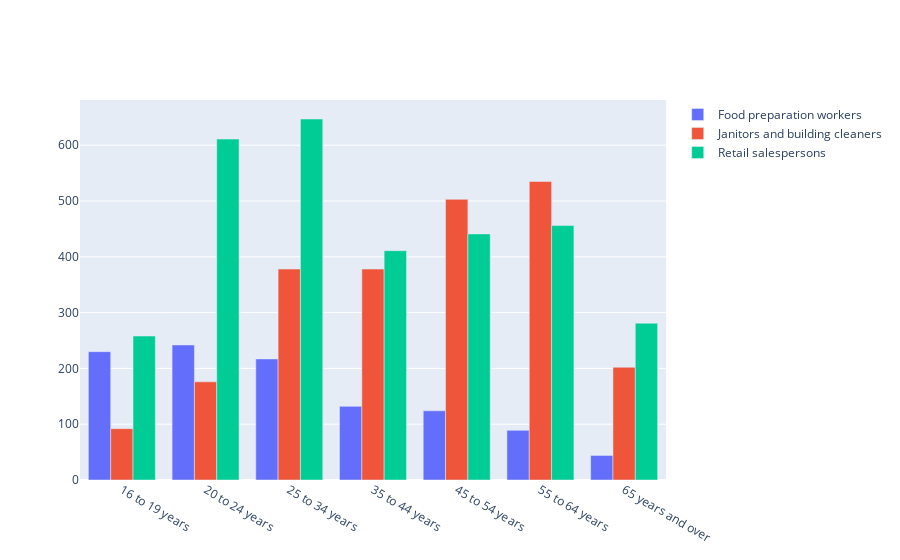

Write notebook code for a chart like this one.
### Code cell
viz_age_bins_list(df_age,['Food preparation workers','Janitors and building cleaners','Retail salespersons'])

### Figure 1 — Plotly figure (JSON) as saved in the notebook; plotly's stock layout.template omitted (floating-point values rounded to 4 significant figures)
{"data": [{"name": "Food preparation workers", "type": "bar", "x": ["16 to 19 years", "20 to 24 years", "25 to 34 years", "35 to 44 years", "45 to 54 years", "55 to 64 years", "65 years and over"], "y": [230, 242, 217, 132, 124, 89, 44]}, {"name": "Janitors and building cleaners", "type": "bar", "x": ["16 to 19 years", "20 to 24 years", "25 to 34 years", "35 to 44 years", "45 to 54 years", "55 to 64 years", "65 years and over"], "y": [92, 176, 378, 378, 503, 535, 202]}, {"name": "Retail salespersons", "type": "bar", "x": ["16 to 19 years", "20 to 24 years", "25 to 34 years", "35 to 44 years", "45 to 54 years", "55 to 64 years", "65 years and over"], "y": [258, 611, 647, 411, 441, 456, 281]}], "layout": {}}
